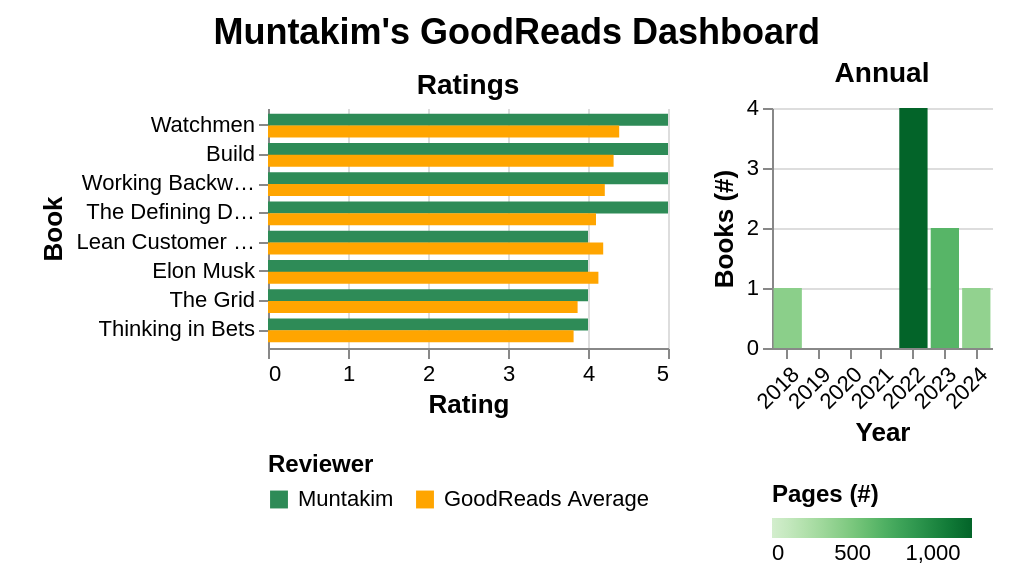

Write the Vega-Lite specification saved for this chart.
### Vega-Lite specification from a JSON file in a GitHub repository (floating-point values rounded to 4 significant figures)
{"background": null, "config": {"view": {"continuousWidth": 200, "continuousHeight": 120, "strokeOpacity": 0, "strokeWidth": 1.5}, "axis": {"labelFontSize": 11, "titleFontSize": 13}, "legend": {"labelFontSize": 11, "titleFontSize": 12, "orient": "bottom", "gradientLength": 100, "gradientThickness": 10}}, "hconcat": [{"data": {"name": "data-26ef6fd35988b53c5090f9c6ca44a4ba"}, "mark": {"type": "bar", "size": 6}, "encoding": {"color": {"field": "Reviewer", "legend": {"labelFontSize": 11, "symbolSize": 80, "symbolType": "square", "title": "Reviewer", "titleFontSize": 12}, "scale": {"domain": ["Muntakim", "GoodReads Average"], "range": ["seagreen", "orange"]}, "type": "nominal"}, "tooltip": [{"field": "Title", "title": "Title", "type": "nominal"}, {"field": "Authors", "title": "Author(s)", "type": "nominal"}, {"field": "Year", "title": "Year Read", "type": "quantitative"}, {"field": "Reviewer", "title": "Reviewer", "type": "nominal"}, {"field": "Rating", "title": "Rating", "type": "quantitative"}], "x": {"axis": {"labelFontSize": 11, "titleFontSize": 13}, "field": "Rating", "scale": {"domain": [0, 5]}, "title": "Rating", "type": "quantitative"}, "y": {"axis": {"labelFontSize": 11, "labelLimit": 90, "titleFontSize": 13}, "field": "SummarizedTitle", "sort": {"field": "Rating", "order": "descending"}, "title": "Book", "type": "nominal"}, "yOffset": {"field": "Reviewer", "type": "nominal"}}, "height": 120, "width": 200, "title": {"text": "Ratings", "fontSize": 14}}, {"data": {"name": "data-6c958c206645b7e22635aeb796ff59cc"}, "mark": {"type": "bar"}, "encoding": {"color": {"field": "Pages", "legend": {"labelFontSize": 11, "title": "Pages (#)", "titleFontSize": 12}, "scale": {"scheme": "greens"}, "title": "Pages (#)", "type": "quantitative"}, "tooltip": [{"field": "Year", "title": "Year", "type": "ordinal"}, {"field": "Books", "title": "Books (#)", "type": "quantitative"}, {"field": "Pages", "title": "Pages (#)", "type": "quantitative"}], "x": {"axis": {"labelAngle": -45, "labelFontSize": 11, "titleFontSize": 13}, "field": "Year", "title": "Year", "type": "nominal"}, "y": {"axis": {"labelFontSize": 11, "titleFontSize": 13}, "field": "Books", "title": "Books (#)", "type": "quantitative"}}, "height": 120, "width": 110, "title": {"text": "Annual", "fontSize": 14}}], "spacing": 20, "padding": {"left": 20, "right": 20, "top": 8, "bottom": 10}, "title": {"text": "Muntakim's GoodReads Dashboard", "anchor": "middle", "fontSize": 18}, "$schema": "https://vega.github.io/schema/vega-lite/v5.20.1.json", "datasets": {"data-26ef6fd35988b53c5090f9c6ca44a4ba": [{"SummarizedTitle": "The Grid", "Title": "The Grid: The Fraying Wires Between Americans and Our Energy Future", "Authors": "Gretchen Bakke", "Year": 2024, "Reviewer": "Muntakim", "Rating": 4.0}, {"SummarizedTitle": "Working Backwards", "Title": "Working Backwards: Insights, Stories, and Secrets from Inside Amazon", "Authors": "Colin Bryar | Bill Carr", "Year": 2022, "Reviewer": "Muntakim", "Rating": 5.0}, {"SummarizedTitle": "Watchmen", "Title": "Watchmen", "Authors": "Alan             Moore | Dave Gibbons | John    Higgins", "Year": 2018, "Reviewer": "Muntakim", "Rating": 5.0}, {"SummarizedTitle": "Elon Musk", "Title": "Elon Musk: Tesla, SpaceX, and the Quest for a Fantastic Future", "Authors": "Ashlee Vance", "Year": 2023, "Reviewer": "Muntakim", "Rating": 4.0}, {"SummarizedTitle": "Lean Customer Development", "Title": "Lean Customer Development: Building Products Your Customers Will Buy", "Authors": "Cindy Alvarez", "Year": 2022, "Reviewer": "Muntakim", "Rating": 4.0}, {"SummarizedTitle": "The Defining Decade", "Title": "The Defining Decade: Why Your Twenties Matter—And How to Make the Most of Them Now", "Authors": "Meg Jay", "Year": 2023, "Reviewer": "Muntakim", "Rating": 5.0}, {"SummarizedTitle": "Build", "Title": "Build: An Unorthodox Guide to Making Things Worth Making", "Authors": "Tony Fadell", "Year": 2022, "Reviewer": "Muntakim", "Rating": 5.0}, {"SummarizedTitle": "Thinking in Bets", "Title": "Thinking in Bets: Making Smarter Decisions When You Don't Have All the Facts", "Authors": "Annie Duke", "Year": 2022, "Reviewer": "Muntakim", "Rating": 4.0}, {"SummarizedTitle": "The Grid", "Title": "The Grid: The Fraying Wires Between Americans and Our Energy Future", "Authors": "Gretchen Bakke", "Year": 2024, "Reviewer": "GoodReads Average", "Rating": 3.87}, {"SummarizedTitle": "Working Backwards", "Title": "Working Backwards: Insights, Stories, and Secrets from Inside Amazon", "Authors": "Colin Bryar | Bill Carr", "Year": 2022, "Reviewer": "GoodReads Average", "Rating": 4.21}, {"SummarizedTitle": "Watchmen", "Title": "Watchmen", "Authors": "Alan             Moore | Dave Gibbons | John    Higgins", "Year": 2018, "Reviewer": "GoodReads Average", "Rating": 4.39}, {"SummarizedTitle": "Elon Musk", "Title": "Elon Musk: Tesla, SpaceX, and the Quest for a Fantastic Future", "Authors": "Ashlee Vance", "Year": 2023, "Reviewer": "GoodReads Average", "Rating": 4.13}, {"SummarizedTitle": "Lean Customer Development", "Title": "Lean Customer Development: Building Products Your Customers Will Buy", "Authors": "Cindy Alvarez", "Year": 2022, "Reviewer": "GoodReads Average", "Rating": 4.19}, {"SummarizedTitle": "The Defining Decade", "Title": "The Defining Decade: Why Your Twenties Matter—And How to Make the Most of Them Now", "Authors": "Meg Jay", "Year": 2023, "Reviewer": "GoodReads Average", "Rating": 4.1}, {"SummarizedTitle": "Build", "Title": "Build: An Unorthodox Guide to Making Things Worth Making", "Authors": "Tony Fadell", "Year": 2022, "Reviewer": "GoodReads Average", "Rating": 4.32}, {"SummarizedTitle": "Thinking in Bets", "Title": "Thinking in Bets: Making Smarter Decisions When You Don't Have All the Facts", "Authors": "Annie Duke", "Year": 2022, "Reviewer": "GoodReads Average", "Rating": 3.82}], "data-6c958c206645b7e22635aeb796ff59cc": [{"Year": 2018, "Books": 1, "Pages": 416}, {"Year": 2019, "Books": 0, "Pages": 0}, {"Year": 2020, "Books": 0, "Pages": 0}, {"Year": 2021, "Books": 0, "Pages": 0}, {"Year": 2022, "Books": 4, "Pages": 1242}, {"Year": 2023, "Books": 2, "Pages": 665}, {"Year": 2024, "Books": 1, "Pages": 384}]}}
